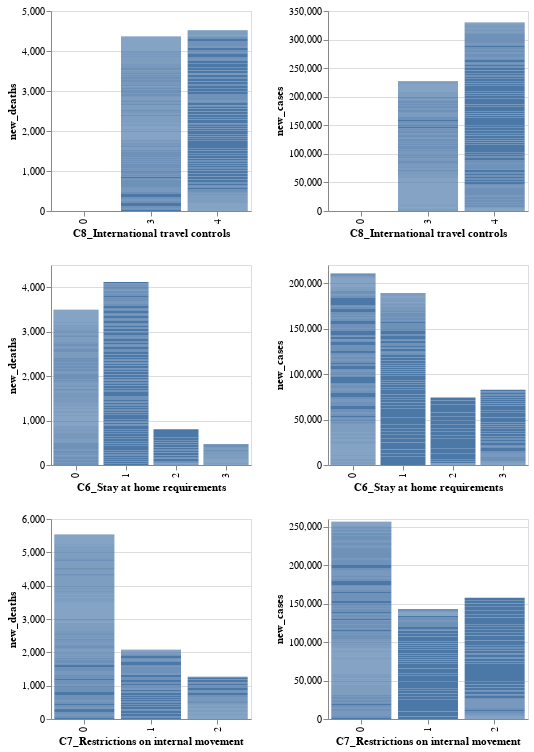

Notebook cell for this chart:
### Code cell
alt.Chart(final_data).mark_bar().encode(
    alt.Y(alt.repeat("column"), type='quantitative'),
    alt.X(alt.repeat("row"), type='nominal'),
    #color='species:N'
).properties(
    width=200,
    height=200
).repeat(
    row=['C8_International travel controls', 'C6_Stay at home requirements','C7_Restrictions on internal movement'],
    column=['new_deaths','new_cases']
).interactive()

### Figure 1 — Vega-Lite specification as saved in the notebook (floating-point values rounded to 4 significant figures; data arrays with more than 128 entries replaced by an {"elided": "..."} marker saying what was removed)
{"config": {"view": {"continuousWidth": 400, "continuousHeight": 300}}, "repeat": {"column": ["new_deaths", "new_cases"], "row": ["C8_International travel controls", "C6_Stay at home requirements", "C7_Restrictions on internal movement"]}, "spec": {"data": {"name": "data-59c3c383a9d62cedf0ece56a702a83bd"}, "mark": "bar", "encoding": {"x": {"field": {"repeat": "row"}, "type": "nominal"}, "y": {"field": {"repeat": "column"}, "type": "quantitative"}}, "height": 200, "selection": {"selector001": {"type": "interval", "bind": "scales", "encodings": ["x", "y"]}}, "width": 200}, "$schema": "https://vega.github.io/schema/vega-lite/v4.17.0.json", "datasets": {"data-59c3c383a9d62cedf0ece56a702a83bd": {"elided": "670 records"}}}
